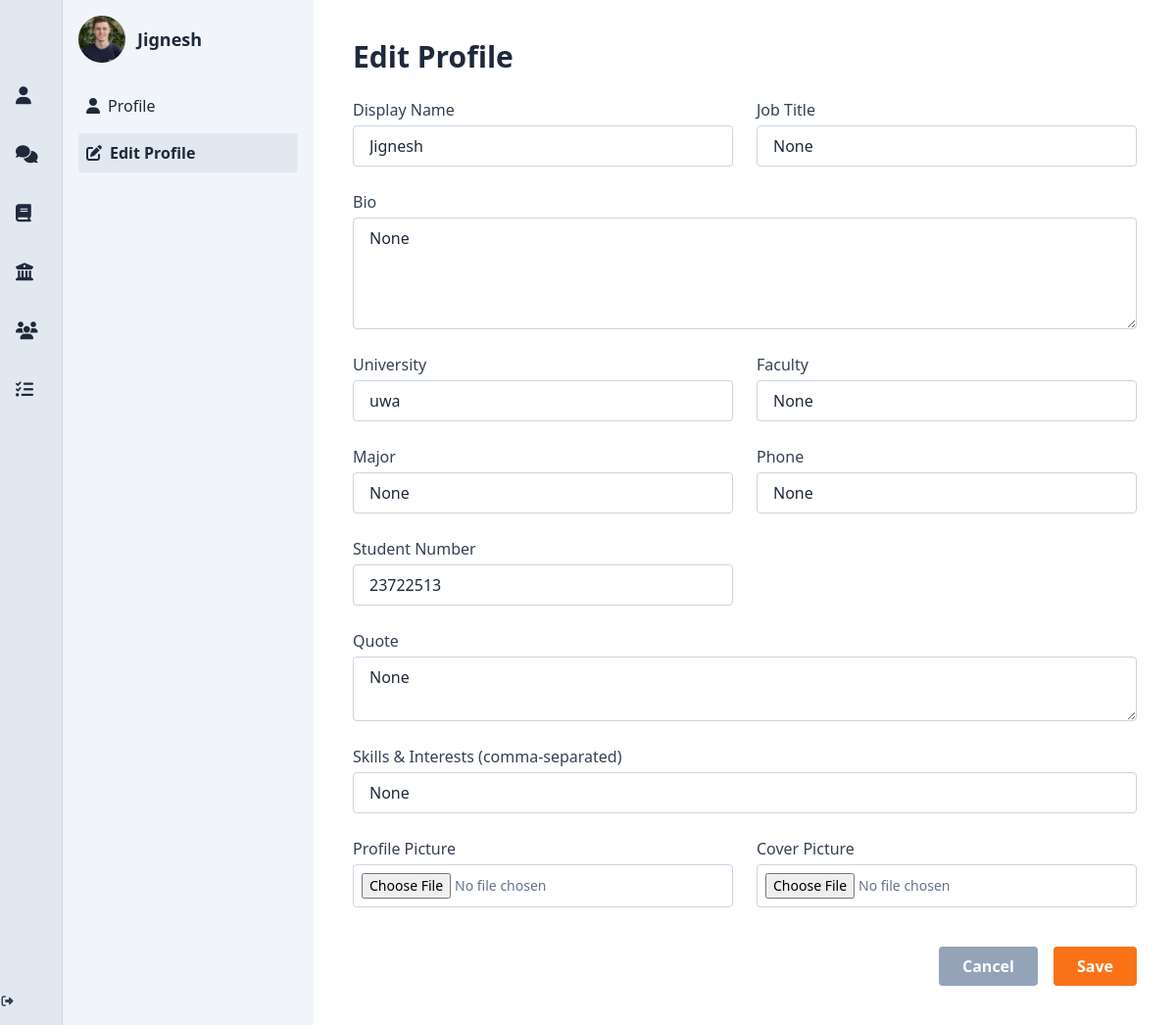
The app's page /edit-profile (signed in), older data.
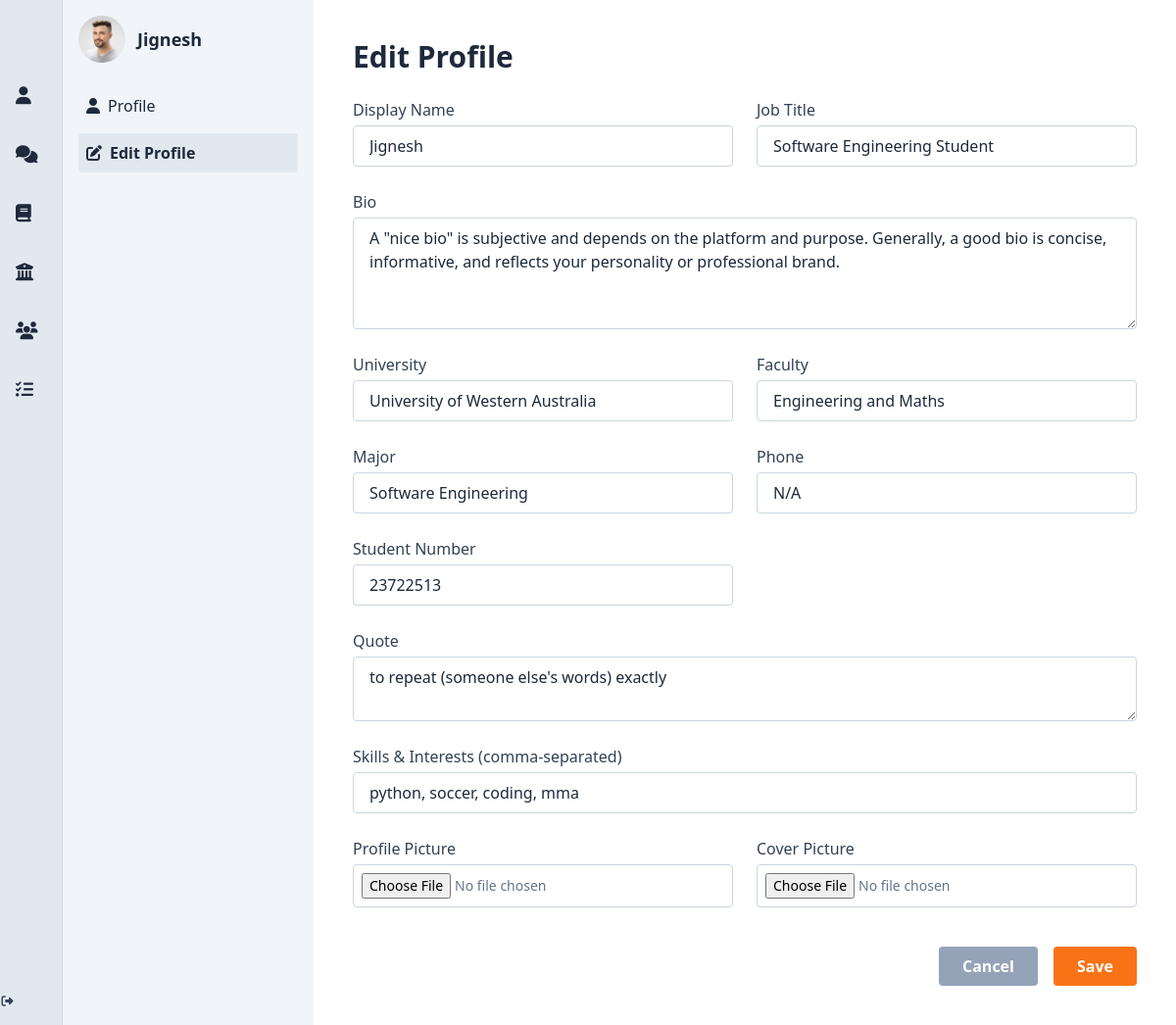
The same page, newer data.
### app/models.py (models this page shows, shortened)
class User(db.Model, UserMixin):
    __tablename__ = 'users'
    id = db.Column(db.Integer, primary_key=True)
    display_name = db.Column(db.String(100))
    student_number = db.Column(db.String(50), nullable=False)
    email = db.Column(db.String(120), unique=True, nullable=False)
    password_hash = db.Column(db.String(128), nullable=False)
    bio = db.Column(db.Text)
    job_title = db.Column(db.String(100))
    phone = db.Column(db.String(20))
    university = db.Column(db.String(100))
    faculty = db.Column(db.String(100))
    major = db.Column(db.String(100))
    quote = db.Column(db.Text)
    skills = db.Column(db.Text)
    profile_picture = db.Column(db.String(255))
    cover_picture = db.Column(db.String(255))
    created_at = db.Column(db.DateTime, default=db.func.now())
    committees = db.relationship('Committee', secondary=user_committees, backref='members', lazy='dynamic')
    posts = db.relationship('Post', backref='author', cascade='all, delete-orphan', passive_deletes=True, lazy='dynamic')
    comments = db.relationship('Comment', backref='author', cascade='all, delete-orphan', passive_deletes=True, lazy='dynamic')
    liked_posts = db.relationship('Post', secondary=post_likes, backref=db.backref('likers', lazy='dynamic'))
    followers = db.relationship(
        'User', secondary=user_followers,
        primaryjoin=(user_followers.c.followed_id == id),
        secondaryjoin=(user_followers.c.follower_id == id),
        backref=db.backref('following', lazy='dynamic'),
        lazy='dynamic'
    )
    @property
    def skills_list(self):
        return [skill.strip() for skill in self.skills.split(',')] if self.skills else []

### app/routes.py (the view)
@bp.route('/edit-profile', methods=['GET'])
@login_required
def edit_profile():
    return render_template('editprofile.html', user=current_user)

### app/templates/editprofile.html
{% extends "base.html" %}
{% block content %}
<div class="flex min-h-screen">
  <aside class="w-64 bg-slate-100 text-slate-800 flex flex-col p-4">
    <div class="flex items-center mb-6">
      <img src="{{ user.profile_picture or 'https://randomuser.me/api/portraits/men/44.jpg' }}"
           alt="Profile picture"
           class="w-12 h-12 rounded-full object-cover">
      <h2 class="text-lg font-bold ml-3">{{ user.display_name }}</h2>
    </div>
    <nav class="flex flex-col space-y-2">
      <a href="{{ url_for('routes.profile_landing_page') }}"
         class="flex items-center gap-2 p-2 rounded hover:bg-slate-200 transition">
        <i class="fas fa-user"></i> Profile
      </a>
      <a href="#"
         class="flex items-center gap-2 p-2 bg-slate-200 rounded font-semibold">
        <i class="fas fa-edit"></i> Edit Profile
      </a>
    </nav>
  </aside>
  <main class="flex-1 p-10 bg-white">
    <h1 class="text-3xl font-bold mb-6">Edit Profile</h1>
    <form action="{{ url_for('routes.update_profile') }}" method="POST" enctype="multipart/form-data"
          class="grid grid-cols-1 md:grid-cols-2 gap-6">
      <div class="flex flex-col">
        <label class="text-slate-700 font-medium mb-1">Display Name</label>
        <input type="text" name="display_name" value="{{ user.display_name }}"
               class="border border-slate-300 rounded px-4 py-2 focus:outline-none focus:ring focus:border-orange-400" required>
      </div>
      <div class="flex flex-col">
        <label class="text-slate-700 font-medium mb-1">Job Title</label>
        <input type="text" name="job_title" value="{{ user.job_title }}"
               class="border border-slate-300 rounded px-4 py-2 focus:outline-none focus:ring focus:border-orange-400">
      </div>
      <div class="md:col-span-2 flex flex-col">
        <label class="text-slate-700 font-medium mb-1">Bio</label>
        <textarea name="bio" rows="4"
                  class="border border-slate-300 rounded px-4 py-2 focus:outline-none focus:ring focus:border-orange-400">{{ user.bio }}</textarea>
      </div>
      <div class="flex flex-col">
        <label class="text-slate-700 font-medium mb-1">University</label>
        <input type="text" name="university" value="{{ user.university }}"
               class="border border-slate-300 rounded px-4 py-2 focus:outline-none focus:ring focus:border-orange-400">
      </div>
      <div class="flex flex-col">
        <label class="text-slate-700 font-medium mb-1">Faculty</label>
        <input type="text" name="faculty" value="{{ user.faculty }}"
               class="border border-slate-300 rounded px-4 py-2 focus:outline-none focus:ring focus:border-orange-400">
      </div>
      <div class="flex flex-col">
        <label class="text-slate-700 font-medium mb-1">Major</label>
        <input type="text" name="major" value="{{ user.major }}"
               class="border border-slate-300 rounded px-4 py-2 focus:outline-none focus:ring focus:border-orange-400">
      </div>
      <div class="flex flex-col">
        <label class="text-slate-700 font-medium mb-1">Phone</label>
        <input type="text" name="phone" value="{{ user.phone }}"
               class="border border-slate-300 rounded px-4 py-2 focus:outline-none focus:ring focus:border-orange-400">
      </div>
      <div class="flex flex-col">
        <label class="text-slate-700 font-medium mb-1">Student Number</label>
        <input type="text" name="student_number" value="{{ user.student_number }}"
               class="border border-slate-300 rounded px-4 py-2 focus:outline-none focus:ring focus:border-orange-400">
      </div>
      <div class="md:col-span-2 flex flex-col">
        <label class="text-slate-700 font-medium mb-1">Quote</label>
        <textarea name="quote" rows="2"
                  class="border border-slate-300 rounded px-4 py-2 focus:outline-none focus:ring focus:border-orange-400">{{ user.quote }}</textarea>
      </div>
      <div class="md:col-span-2 flex flex-col">
        <label class="text-slate-700 font-medium mb-1">Skills & Interests (comma-separated)</label>
        <input type="text" name="skills" value="{{ user.skills }}"
               placeholder="e.g. Python, Photography, UI/UX"
               class="border border-slate-300 rounded px-4 py-2 focus:outline-none focus:ring focus:border-orange-400">
      </div>
      <div class="flex flex-col">
        <label class="text-slate-700 font-medium mb-1">Profile Picture</label>
        <input type="file" name="profile_picture" accept="image/*"
               class="text-sm text-slate-500 border border-slate-300 rounded p-2 focus:outline-none focus:ring focus:border-orange-400">
      </div>
      <div class="flex flex-col">
        <label class="text-slate-700 font-medium mb-1">Cover Picture</label>
        <input type="file" name="cover_picture" accept="image/*"
               class="text-sm text-slate-500 border border-slate-300 rounded p-2 focus:outline-none focus:ring focus:border-orange-400">
      </div>
      <div class="md:col-span-2 flex justify-end gap-4 mt-4">
        <a href="{{ url_for('routes.profile_landing_page') }}"
           class="bg-slate-400 hover:bg-slate-500 text-white font-semibold px-6 py-2 rounded transition">Cancel</a>
        <button type="submit"
                class="bg-orange-500 hover:bg-orange-600 text-white font-semibold px-6 py-2 rounded transition">Save</button>
      </div>
    </form>
  </main>
</div>
{% endblock %}

### app/templates/base.html (shortened to what this page needs)
<!DOCTYPE html>
<html lang="en">
  <head>
    <script src="https://cdn.tailwindcss.com"></script>
    <link rel="stylesheet" href="https://cdnjs.cloudflare.com/ajax/libs/font-awesome/6.5.0/css/all.min.css" />
  </head>
  <body class="bg-slate-50 text-slate-800">
    <div class="flex min-h-screen overflow-hidden">
      <aside class="group flex flex-col bg-slate-200 shadow-lg transition-all duration-300 w-16 hover:w-64 overflow-hidden border-r border-slate-300">
        <nav class="flex-1 flex flex-col space-y-2 items-start">
          <a href="{{ url_for('routes.profile_landing_page') }}" class="flex items-center space-x-3 pl-4 p-3 hover:bg-indigo-100 hover:text-indigo-600 transition rounded w-full">
            <i class="fas fa-user text-lg"></i>
          </a>
          <a href="{{ url_for('routes.landing_forums') }}" class="flex items-center space-x-3 pl-4 p-3 hover:bg-indigo-100 hover:text-indigo-600 transition rounded w-full">
            <i class="fas fa-comments text-lg"></i>
          </a>
          <a href="{{ url_for('routes.units_chat') }}" class="flex items-center space-x-3 pl-4 p-3 hover:bg-indigo-100 hover:text-indigo-600 transition rounded w-full">
            <i class="fas fa-book text-lg"></i>
          </a>
          <a href="{{ url_for('routes.committee_chat') }}" class="flex items-center space-x-3 pl-4 p-3 hover:bg-indigo-100 hover:text-indigo-600 transition rounded w-full">
            <i class="fas fa-university text-lg"></i>
          </a>
          <a href="{{ url_for('routes.study_groups') }}" class="flex items-center space-x-3 pl-4 p-3 hover:bg-indigo-100 hover:text-indigo-600 transition rounded w-full">
            <i class="fas fa-users text-lg"></i>
          </a>
          <a href="{{ url_for('routes.group_assignments') }}" class="flex items-center space-x-3 pl-4 p-3 hover:bg-indigo-100 hover:text-indigo-600 transition rounded w-full">
            <i class="fas fa-tasks text-lg"></i>
          </a>
        </nav>
        <a href="{{ url_for('routes.logout') }}" class="mt-auto mb-4 flex items-center justify-center text-xs text-slate-700 hover:text-red-600 transition-opacity duration-300 w-full">
          <i class="fas fa-sign-out-alt mr-2"></i>
        </a>
      </aside>
      <main class="flex-1 bg-slate-100 min-h-screen flex flex-col">
        {% block content %}{% endblock %}
      </main>
    </div>
  </body>
</html>

Row changes from the older to the newer data that the page shows:
changed User "Jignesh": profile_picture: a different picture; job_title "None" → "Software Engineering Student"; bio "None" → "A \"nice bio\" is subjective and depends on the platform and purpose. Generally, a good bio is concise, informative, and reflects your personality or professional brand."; university "uwa" → "University of Western Australia"; faculty "None" → "Engineering and Maths"; major "None" → "Software Engineering"; phone "None" → "N/A"; quote "None" → "to repeat (someone else's words) exactly"; skills "None" → "python, soccer, coding, mma"
